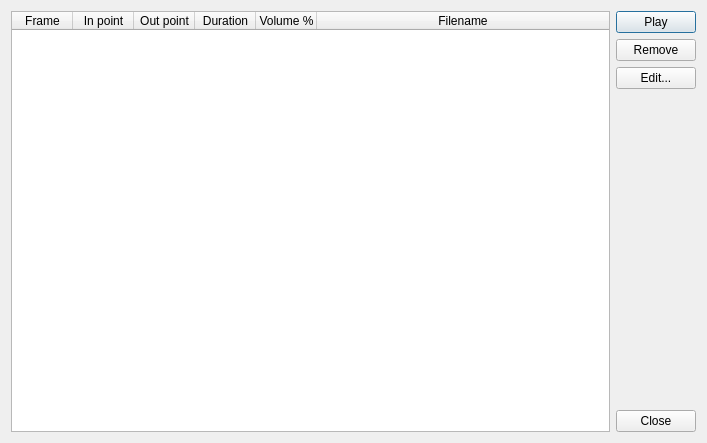
<?xml version="1.0" encoding="UTF-8"?>
<ui version="4.0">
 <class>SoundEffectListDialog</class>
 <widget class="QDialog" name="SoundEffectListDialog">
  <property name="geometry">
   <rect>
    <x>0</x>
    <y>0</y>
    <width>707</width>
    <height>443</height>
   </rect>
  </property>
  <property name="sizePolicy">
   <sizepolicy hsizetype="Expanding" vsizetype="Preferred">
    <horstretch>0</horstretch>
    <verstretch>0</verstretch>
   </sizepolicy>
  </property>
  <property name="windowTitle">
   <string>Edit sound effects</string>
  </property>
  <layout class="QHBoxLayout" name="horizontalLayout">
   <item>
    <widget class="QTableWidget" name="tableWidget">
     <property name="editTriggers">
      <set>QAbstractItemView::NoEditTriggers</set>
     </property>
     <property name="alternatingRowColors">
      <bool>true</bool>
     </property>
     <property name="selectionMode">
      <enum>QAbstractItemView::SingleSelection</enum>
     </property>
     <property name="selectionBehavior">
      <enum>QAbstractItemView::SelectRows</enum>
     </property>
     <property name="textElideMode">
      <enum>Qt::ElideLeft</enum>
     </property>
     <property name="sortingEnabled">
      <bool>false</bool>
     </property>
     <property name="wordWrap">
      <bool>false</bool>
     </property>
     <property name="cornerButtonEnabled">
      <bool>false</bool>
     </property>
     <attribute name="horizontalHeaderDefaultSectionSize">
      <number>61</number>
     </attribute>
     <attribute name="horizontalHeaderMinimumSectionSize">
      <number>20</number>
     </attribute>
     <attribute name="horizontalHeaderStretchLastSection">
      <bool>true</bool>
     </attribute>
     <column>
      <property name="text">
       <string>Frame</string>
      </property>
     </column>
     <column>
      <property name="text">
       <string>In point</string>
      </property>
     </column>
     <column>
      <property name="text">
       <string>Out point</string>
      </property>
     </column>
     <column>
      <property name="text">
       <string>Duration</string>
      </property>
     </column>
     <column>
      <property name="text">
       <string>Volume %</string>
      </property>
     </column>
     <column>
      <property name="text">
       <string>Filename</string>
      </property>
     </column>
    </widget>
   </item>
   <item>
    <layout class="QVBoxLayout" name="verticalLayout_2">
     <item>
      <layout class="QVBoxLayout" name="verticalLayout">
       <item>
        <widget class="QPushButton" name="playButton">
         <property name="text">
          <string>Play</string>
         </property>
        </widget>
       </item>
       <item>
        <widget class="QPushButton" name="removeButton">
         <property name="text">
          <string>Remove</string>
         </property>
        </widget>
       </item>
       <item>
        <widget class="QPushButton" name="editButton">
         <property name="text">
          <string>Edit...</string>
         </property>
        </widget>
       </item>
      </layout>
     </item>
     <item>
      <spacer name="verticalSpacer">
       <property name="orientation">
        <enum>Qt::Vertical</enum>
       </property>
       <property name="sizeHint" stdset="0">
        <size>
         <width>20</width>
         <height>40</height>
        </size>
       </property>
      </spacer>
     </item>
     <item>
      <widget class="QDialogButtonBox" name="buttonBox">
       <property name="sizePolicy">
        <sizepolicy hsizetype="Maximum" vsizetype="Fixed">
         <horstretch>0</horstretch>
         <verstretch>0</verstretch>
        </sizepolicy>
       </property>
       <property name="orientation">
        <enum>Qt::Horizontal</enum>
       </property>
       <property name="standardButtons">
        <set>QDialogButtonBox::Close</set>
       </property>
      </widget>
     </item>
    </layout>
   </item>
  </layout>
 </widget>
 <resources/>
 <connections>
  <connection>
   <sender>buttonBox</sender>
   <signal>accepted()</signal>
   <receiver>SoundEffectListDialog</receiver>
   <slot>accept()</slot>
   <hints>
    <hint type="sourcelabel">
     <x>248</x>
     <y>254</y>
    </hint>
    <hint type="destinationlabel">
     <x>157</x>
     <y>274</y>
    </hint>
   </hints>
  </connection>
  <connection>
   <sender>buttonBox</sender>
   <signal>rejected()</signal>
   <receiver>SoundEffectListDialog</receiver>
   <slot>reject()</slot>
   <hints>
    <hint type="sourcelabel">
     <x>316</x>
     <y>260</y>
    </hint>
    <hint type="destinationlabel">
     <x>286</x>
     <y>274</y>
    </hint>
   </hints>
  </connection>
 </connections>
</ui>
